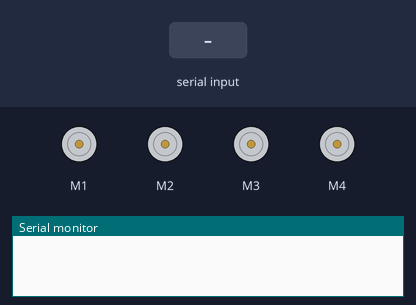
The sketch below on a simulated Arduino Uno, built with avr-gcc and run on an emulated ATmega328P. On the bench: 4 × DC motor (green arrow = forward, orange = backward, longer = faster), the last lines printed to the serial monitor. The test bench sets the inputs (shaded band).

Above: at 1.2 s.
1.3 s: "L" received over Serial
At 1.7 s:
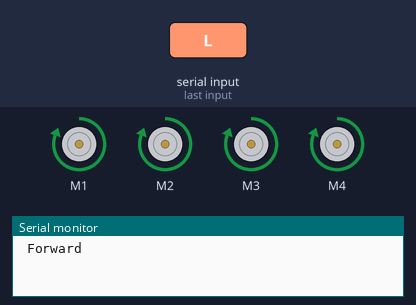
2.8 s: "R" received over Serial
At 4.0 s:
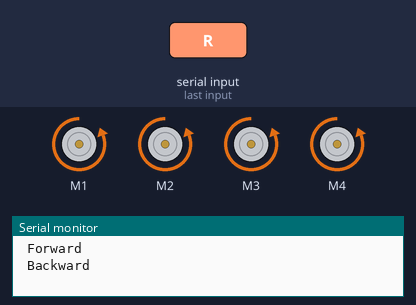
4.3 s: "F" received over Serial
At 5.2 s:
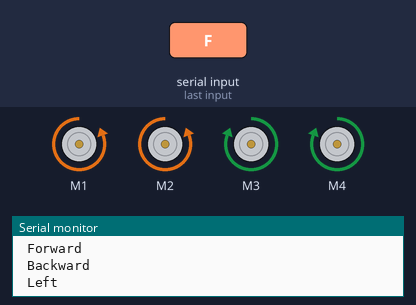
5.8 s: "B" received over Serial
At 6.3 s:
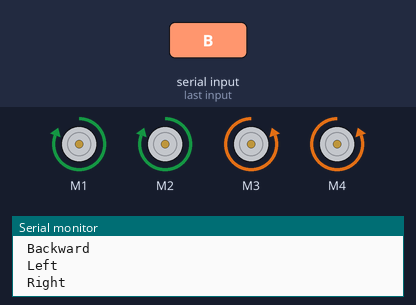
7.3 s: "1" received over Serial
At 8.7 s:
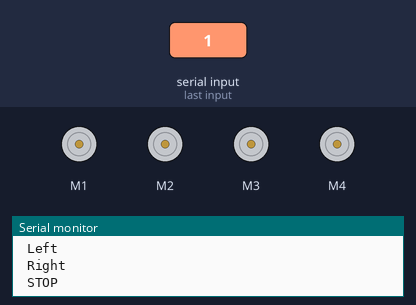
Timing chart, 0 to 9.8 s (numbered marks = the images above; inputs shaded):
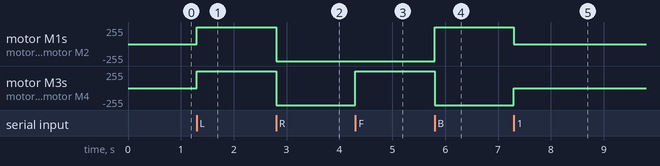

Measured:
- after the input at 1.3 s, motor M1–4: stopped → forward 255/255 at once
- after the input at 2.8 s, motor M1–4: forward 255/255 → backward 255/255 at once
- after the input at 4.3 s, motor M3, motor M4: backward 255/255 → forward 255/255 at once
- after the input at 5.8 s, motor M1, motor M2: backward 255/255 → forward 255/255 at once; motor M3, motor M4: forward 255/255 → backward 255/255 at once
- after the input at 7.3 s, motor M1, motor M2: forward 255/255 → stopped at once; motor M3, motor M4: backward 255/255 → stopped at once

The sketch:

4wdRobot.ino
```cpp
#include <SoftwareSerial.h>
#include <AFMotor.h>

//SoftwareSerial BTSerial(0, 1); // RX | TX
AF_DCMotor motor1(1);
AF_DCMotor motor2(2);
AF_DCMotor motor3(3);
AF_DCMotor motor4(4);

void setup() {
  //BTSerial.begin(9600);
  Serial.begin(9600);

}


void loop() {
  if (Serial.available()>0) {
    char cmd = Serial.read();
    Command(cmd);
  }
}

void Command(char cmd) {
  switch (cmd) {
    case 'L':
      moveForward();
      break;
    case 'R':
      moveBackward();
      break;
    case 'F':
      moveLeft();
      break;
    case 'B':
      moveRight();
      break;
    default:
      stopMotors();
  }
}

void moveForward() {
  motor1.setSpeed(255);
  motor2.setSpeed(255);
  motor3.setSpeed(255);
  motor4.setSpeed(255);
  motor1.run(FORWARD);
  motor2.run(FORWARD);
  motor3.run(FORWARD);
  motor4.run(FORWARD);
  Serial.println(" Forward");
}

void moveBackward() {
  motor1.setSpeed(255);
  motor2.setSpeed(255);
  motor3.setSpeed(255);
  motor4.setSpeed(255);
  motor1.run(BACKWARD);
  motor2.run(BACKWARD);
  motor3.run(BACKWARD);
  motor4.run(BACKWARD);
  Serial.println(" Backward");
}

void moveLeft() {
  motor1.setSpeed(255);
  motor2.setSpeed(255);
  motor3.setSpeed(255);
  motor4.setSpeed(255);
  motor1.run(BACKWARD);
  motor2.run(BACKWARD);
  motor3.run(FORWARD);
  motor4.run(FORWARD);
  Serial.println(" Left");
}

void moveRight() {
  motor1.setSpeed(255);
  motor2.setSpeed(255);
  motor3.setSpeed(255);
  motor4.setSpeed(255);
  motor1.run(FORWARD);
  motor2.run(FORWARD);
  motor3.run(BACKWARD);
  motor4.run(BACKWARD);
  Serial.println(" Right");
}

void stopMotors() {
  motor1.setSpeed(0);
  motor2.setSpeed(0);
  motor3.setSpeed(0);
  motor4.setSpeed(0);
  motor1.run(RELEASE);
  motor2.run(RELEASE);
  motor3.run(RELEASE);
  motor4.run(RELEASE);
  Serial.println(" STOP");
}
```
